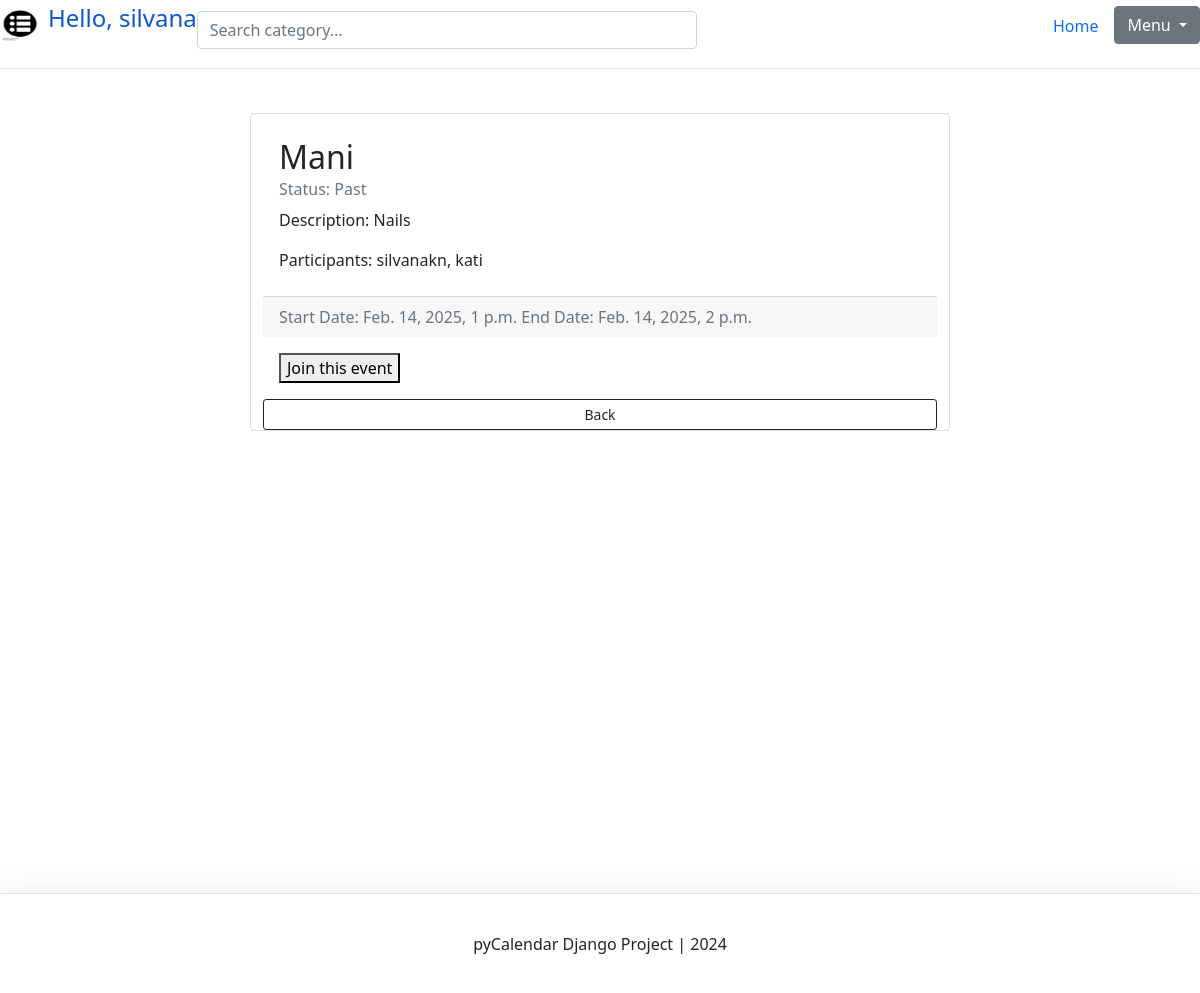
Page /event/kati-mani/detail/ (signed in) on the committed database.
### account/models.py (models this page shows, shortened)
class Account(AbstractBaseUser):
    email = models.EmailField(verbose_name="email", max_length=60, unique=True)
    username = models.CharField(max_length=30, unique=True)
    date_joined = models.DateTimeField(verbose_name="date joined", auto_now_add=True)
    last_login = models.DateTimeField(verbose_name="last login", auto_now_add=True)
    is_admin = models.BooleanField(default=False)
    is_active = models.BooleanField(default=True)
    is_staff = models.BooleanField(default=False)
    is_superuser = models.BooleanField(default=False)
    USERNAME_FIELD = 'email' #С какво да се логват потребителите
    REQUIRED_FIELDS = ['username',] #Какви полета е задължително да попълни потребителят, за да се регистрира
    objects = MyAccountManager()

### event/models.py (models this page shows, shortened)
class Event(models.Model):
    STATUS = [
        ("future", "Future"),
        ("active", "Active"),
        ("past", "Past"),
    ]
    REPEAT_CHOICES = [
        ('none', 'No repeat'),
        ('daily', 'Daily'),
        ('weekly', 'Weekly'),
        ('monthly', 'Monthly'),
        ('yearly', 'Yearly'),
    ]
    category = models.ForeignKey(EventCategory, on_delete=models.CASCADE)
    name = models.CharField(max_length=60, null=False, blank=False)
    description = models.TextField(max_length=200, null=False, blank=False)
    status = models.CharField(max_length=10, choices=STATUS)
    start_date = models.DateTimeField()
    end_date = models.DateTimeField()
    repeat = models.CharField(max_length=10, choices=REPEAT_CHOICES, default='none')
    end_repeat_date = models.DateField(null=True, blank=True)
    created_user = models.ForeignKey(settings.AUTH_USER_MODEL, on_delete=models.CASCADE)
    created_date = models.DateTimeField(auto_now_add=True, verbose_name="date created")
    updated_date = models.DateTimeField(auto_now=True, verbose_name="date updated")
    slug = models.SlugField(blank=True, unique=True)
    participants = models.ManyToManyField(settings.AUTH_USER_MODEL, related_name='events', blank=True)

### event/views.py (the view)
# urls.py: path('<slug>/detail/', detail_event_view, name='detail-event'),
def detail_event_view(request, slug):
    context = {}
    event = get_object_or_404(Event, slug=slug)
    context['event'] = event
    category = event.category
    context['category'] = category
    participants = list([user.username for user in event.participants.all()])
    participants.append(event.created_user.username)
    participants = ', '.join(participants)
    context['participants'] = participants
    return render(request, 'event/detail_event.html', context)

### event/templates/event/detail_event.html (shortened to what this page needs)
{% extends 'base.html' %}
{% block content %}
<div class="container">
    <div class="row">
         <div class="card m-auto">
            <div class="card-body my-2">
                <h2 class="card-title">{{event.name}}</h2>
                <h6 class="card-subtitle mb-2 text-muted">Status: {{event.get_status_display}}</h6>
                <p class="card-text">Description: {{event.description|safe}}</p>
                <p class="card-text">Participants: {{participants}} </p>
            </div>
            <div class="card-footer text-muted">
                <td><span>Start Date: {{event.start_date}} </span></td>
                <td><span>End Date: {{event.end_date}} </span></td>
            </div>
            {% if request.user not in event.participants.all and request.user != event.created_user %}
                <div class="card-body">
                    <form action="{% url 'event:add-participant' event.slug %}">
                        <button type="submit">Join this event</button>
                    </form>
                </div>
            {% else %}
                <div class="card-body">
                        <a href="{% url 'event:edit-event' event.slug %}" class="card-link">Update</a>
                        <a href="{% url 'event:delete-event' event.slug %}" class="card-link">Delete</a>
                </div>
            {% endif %}
            <a href="{% url 'event:detail-category' category.slug %}" class="btn btn-outline-dark btn-sm" tabindex="-1" role="button">Back</a>
         </div>
    </div>
</div>
{% endblock content %}

### templates/snippets/header.html (shortened to what this page needs)
{% load static %}
<div class="d-flex flex-column flex-md-row align-items-center pb-3 mb-4 border-bottom">
      <a href="/" class="d-flex align-items-center link-body-emphasis text-decoration-none">
        <img src="{% static 'category_logo.png' %}" width="40" height="32" class="me-2" viewBox="0 0 118 94">
        <span class="fs-4">
            {% if request.user.is_authenticated %}
            <p>Hello, {{request.user.username}}</p>
            {% endif %}
        </span>
      </a>
      <div class="search-bar mt-sm-2 mr-2">
        <form method="get">
          <input type="text" class="form-control" name="q" id="id_q" placeholder="Search category...">
        </form>
      </div>
      <nav class="d-inline-flex mt-2 mt-md-0 ms-md-auto">
        {% if request.user.is_authenticated %}
            <a class="me-3 py-2 link-body-emphasis text-decoration-none" href="{% url 'home' %}">Home</a>
            <div class="dropdown">
                <button class="btn btn-secondary dropdown-toggle" type="button" id="dropdownMenuButton" data-bs-toggle="dropdown" aria-expanded="false">
                    Menu
                </button>
            </div>
        {% else %}
            <a class="me-3 py-2 link-body-emphasis text-decoration-none" href="{% url 'login' %}">Login</a>
            <a class="btn btn-outline-primary" href="{% url 'register' %}">Register</a>
        {% endif %}
      </nav>
</div>

### templates/snippets/header.html (style rules this page uses)
body { background-image: linear-gradient(180deg, var(--bs-secondary-bg), var(--bs-body-bg) 100px, var(--bs-body-bg)); }
.search-bar { max-width: 500px; width: 100%; }
form { width: 100%; }

### event/templates/event/detail_event.html (style rules this page uses)
.card { max-width: 700px; }
.container { padding: 20px; }

### rows in the picture
Account: user.username "silvana"
Event: name "Mani", status "Past", description "Nails", start_date "Feb. 14, 2025, 1 p.m.", end_date "Feb. 14, 2025, 2 p.m."

### other values in the picture
{{ participants }} "silvanakn, kati"
